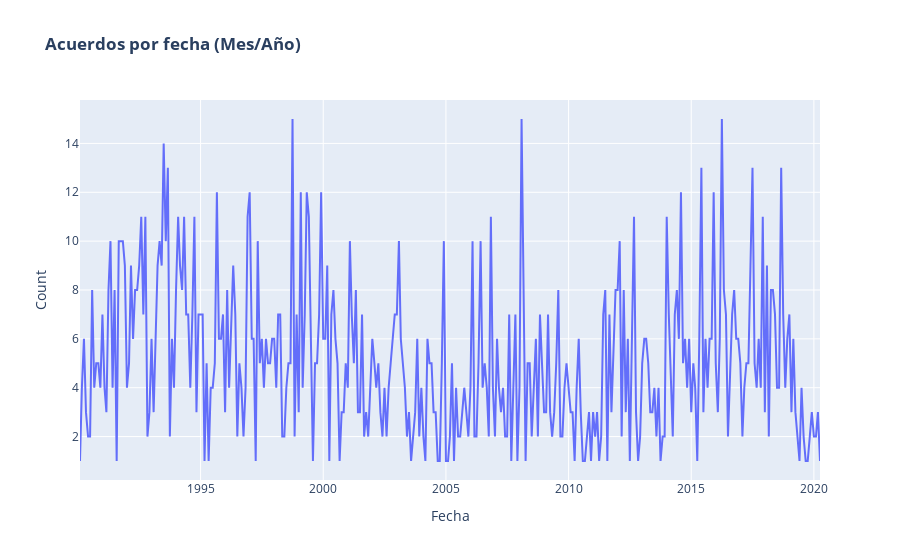

Notebook code cell kept with this figure:
### Code cell
import plotly.express as px

df3['Fecha'] = pd.to_datetime(df3['Fecha'])

df_grouped = (
    df3.groupby(
        # normalize all dates to start of month
        df3['Fecha'].astype('datetime64[M]')
    )['Región'].count().rename('Count').to_frame()
)


#print(df_grouped)

fig = px.line(
    df_grouped, 
    y='Count', 
    title='<b>Acuerdos por fecha (Mes/Año)</b>',
    #hover_data=['Names']
)
#fig.write_html('fig1.html', auto_open=True)
iplot(fig)

### Figure 1 — Plotly figure (JSON) as saved in the notebook; plotly's stock layout.template omitted (floating-point values rounded to 4 significant figures; data arrays with more than 128 entries replaced by an {"elided": "..."} marker saying what was removed)
{"data": [{"hovertemplate": "Fecha=%{x}<br>Count=%{y}<extra></extra>", "legendgroup": "", "line": {"color": "#636efa", "dash": "solid"}, "mode": "lines", "name": "", "orientation": "v", "showlegend": false, "type": "scatter", "x": {"elided": "362 str values"}, "xaxis": "x", "y": {"elided": "362 int values"}, "yaxis": "y"}], "layout": {"legend": {"tracegroupgap": 0}, "title": {"text": "<b>Acuerdos por fecha (Mes/Año)</b>"}, "xaxis": {"anchor": "y", "domain": [0, 1], "title": {"text": "Fecha"}}, "yaxis": {"anchor": "x", "domain": [0, 1], "title": {"text": "Count"}}}}
